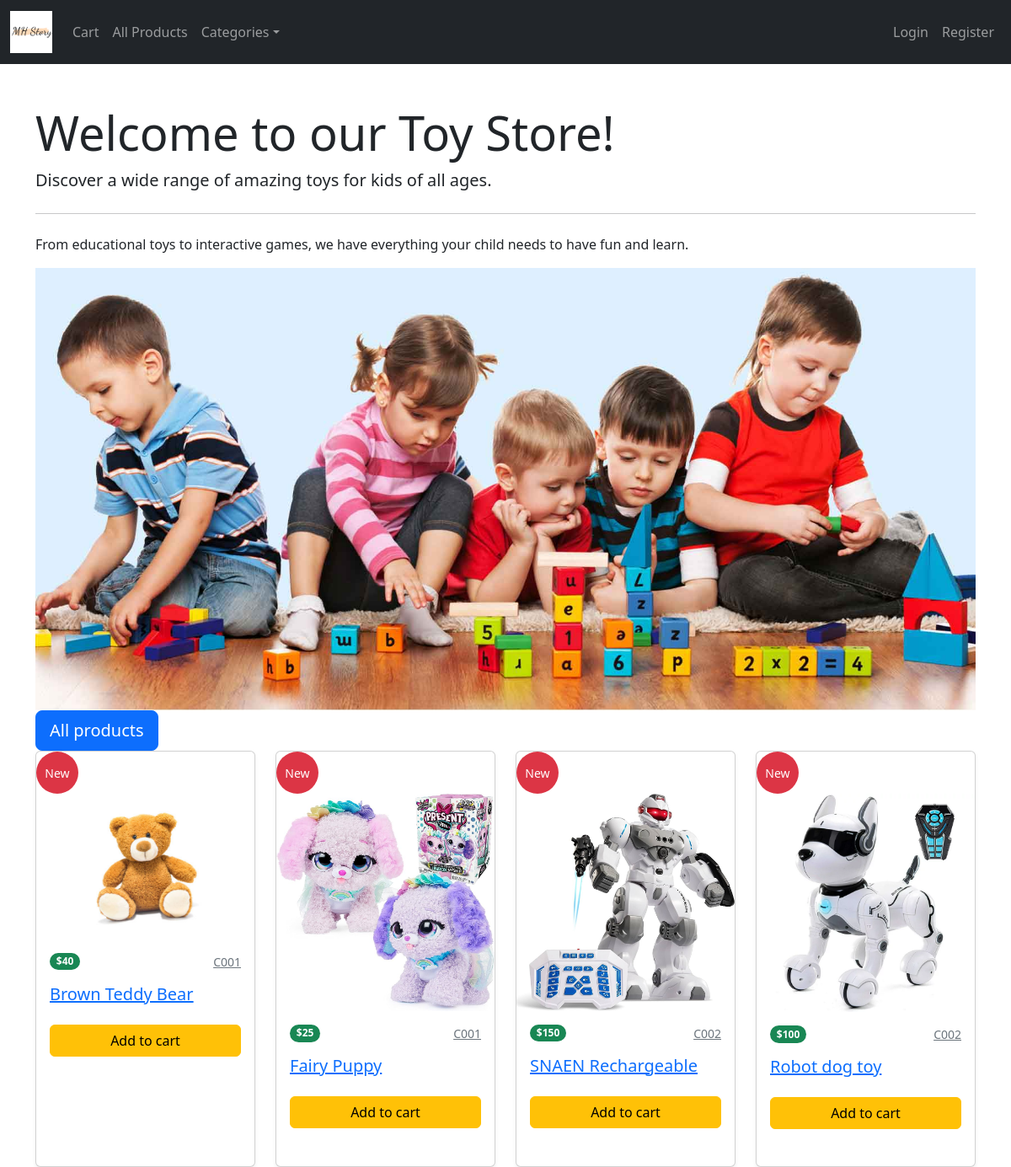
The page / on the database its author committed.
### tables this page shows
CREATE TABLE `product` (
  `pid` int(11) NOT NULL,
  `pname` varchar(50) NOT NULL,
  `pprice` decimal(8,0) NOT NULL,
  `pinfo` varchar(255) NOT NULL,
  `pimage` varchar(100) NOT NULL,
  `pquan` int(11) NOT NULL,
  `pcatid` varchar(5) NOT NULL,
  `pdate` date NOT NULL
);

### index.php (the view, shortened to what this page needs)
<?php
require_once('header.php');
$sql = "SELECT  *  FROM `product` ORDER BY `pdate` LIMIT 4";
$c = new Connect;
$dblink = $c->connectToMySQL();
$re = $dblink->query($sql);
if ($re->num_rows > 0) {
?>
<main>
    <div class="container mt-5">
        <div class="row">
            <div class="col-md-12">
                <div class="jumbotron">
                    <h1 class="display-4">Welcome to our Toy Store!</h1>
                    <p class="lead">Discover a wide range of amazing toys for kids of all ages.</p>
                    <hr class="my-4">
                    <p>From educational toys to interactive games, we have everything your child needs to have fun and learn.</p>
                    <img src="./images/Avata2.jpg" style="float: left; list-style: none; position: relative; width: 1201px;" class="img-fluid" alt="MH Store">
                    <br>
                    <a class="btn btn-primary btn-lg" href="allproduct.php" role="button">All products</a>
                </div>
            </div>
        </div>
    </div>
</main>
    <div class="container">
        <div class="row justify-content-center">
            <?php
            while ($row = $re->fetch_assoc()) {
            ?>
                <div class="col-md-3">
                    <div class="card h-100 shadow-sm">
                    <div class="bg-danger rounded-circle d-flex align-items-center justify-content-center shadow-1-strong "
                        style="width: 50px; height: 50px;" >
                    <p class="text-white mb-0 small">New</p>
                </div>
                        <a href="#">
                            <img src="./images/<?=$row['pimage']?>" class="card-img-top" alt="product.title" />
                        </a>
                        <div class="card-body">
                            <div class="clearfix mb-3">
                                <span class="float-start badge rounded-pill bg-success">&#36;<?= $row['pprice']?></span>
                                <span class="float-end"><a href="#" class="small text-muted text-uppercase aff-link"><?=$row['pcatid']?></a></span>
                            </div>
                            <h5 class="card-title">
                                <a target="_blank" href="detail.php?id=<?=$row['pid']?>"><?=$row['pname']?></a>
                            </h5>
                            <div class="d-grid gap-2 my-4">
                                <a href="cart.php?id=<?=$row['pid']?>" class="btn btn-warning bold-btn">Add to cart</a>
                            </div>
                        </div>
                    </div>
                </div>
            <?php
            }
            ?>
        </div>
    </div>
<?php
} else {
    echo " not found";
}
?>

### header.php (shortened to what this page needs)
<html>
    <head>
        <link href="https://cdn.jsdelivr.net/npm/bootstrap@5.2.3/dist/css/bootstrap.min.css" rel="stylesheet">
    </head>
    <body>
        <nav class="navbar navbar-expand-sm navbar-dark bg-dark">
            <div class="container-fluid">
                <a href="index.php">
                <img src="./images/logo.png" class="navbar-brand" alt="" width="50px"/>
                </a>
                <div class="navbar-collapse collapse" id="navmenu">
                    <div class="navbar-nav">
                        <a href="cart.php" class="nav-link">Cart</a>
                        <a href="allproduct.php" class="nav-link">All Products</a>
                        <div class="dropdown">
                            <a href="#" class="nav-link dropdown-toggle" data-bs-toggle="dropdown">Categories</a>
                        </div>
                    </div>
                    <?php
                    if(isset($_COOKIE['cc_usrname'])){
                        ?>
                    <div class="navbar-nav ms-auto">
                        <a href="#" class="nav-link">Welcome, <?=$_COOKIE['cc_usrname']?></a>
                        <a href="logout.php" class="nav-link">Logout</a>
                    </div>
                     <?php
                    }else{
                        ?>
                    <div class="navbar-nav ms-auto">
                        <a href="login.php" class="nav-link">Login</a>
                        <a href="register.php" class="nav-link">Register</a>
                    </div>
                    <?php
                    }
                    ?>
                </div>
            </div>
        </nav>
    </body>
</html>

### rows shown on the page
product: pimage (picture), pprice "40", pcatid "C001", pname "Brown Teddy Bear"
product: pimage (picture), pprice "25", pcatid "C001", pname "Fairy Puppy"
product: pimage (picture), pprice "150", pcatid "C002", pname "SNAEN Rechargeable"
product: pimage (picture), pprice "100", pcatid "C002", pname "Robot dog toy"
